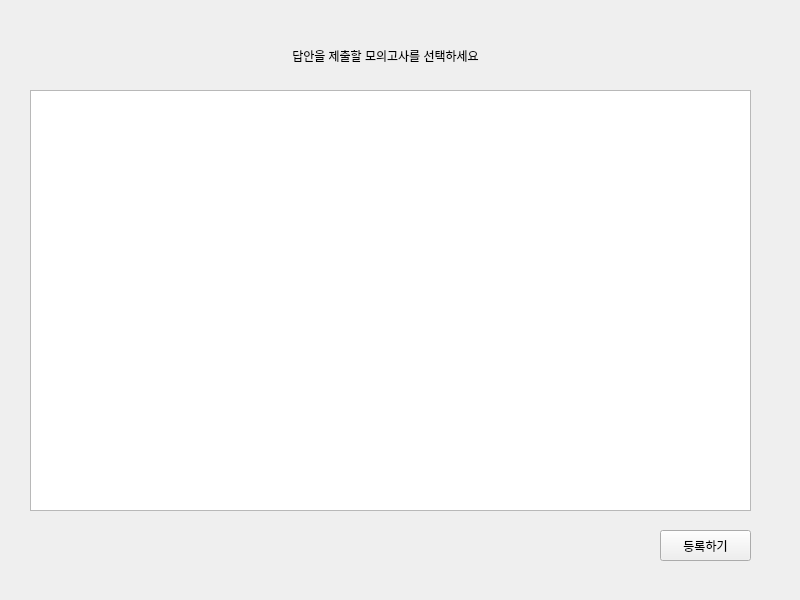
<?xml version="1.0" encoding="UTF-8"?>
<ui version="4.0">
 <class>register_students_submission</class>
 <widget class="QMainWindow" name="register_students_submission">
  <property name="geometry">
   <rect>
    <x>0</x>
    <y>0</y>
    <width>800</width>
    <height>600</height>
   </rect>
  </property>
  <property name="windowTitle">
   <string>제출 답안 등록</string>
  </property>
  <widget class="QWidget" name="centralwidget">
   <widget class="QListWidget" name="exam_list_register_students_submission">
    <property name="geometry">
     <rect>
      <x>30</x>
      <y>90</y>
      <width>721</width>
      <height>421</height>
     </rect>
    </property>
   </widget>
   <widget class="QLabel" name="label">
    <property name="geometry">
     <rect>
      <x>200</x>
      <y>40</y>
      <width>371</width>
      <height>31</height>
     </rect>
    </property>
    <property name="text">
     <string>답안을 제출할 모의고사를 선택하세요</string>
    </property>
    <property name="alignment">
     <set>Qt::AlignCenter</set>
    </property>
   </widget>
   <widget class="QPushButton" name="pushButton">
    <property name="geometry">
     <rect>
      <x>660</x>
      <y>530</y>
      <width>91</width>
      <height>31</height>
     </rect>
    </property>
    <property name="text">
     <string>등록하기</string>
    </property>
   </widget>
  </widget>
 </widget>
 <resources/>
 <connections>
  <connection>
   <sender>pushButton</sender>
   <signal>clicked()</signal>
   <receiver>register_students_submission</receiver>
   <slot>registerStudentsSubmission()</slot>
   <hints>
    <hint type="sourcelabel">
     <x>686</x>
     <y>549</y>
    </hint>
    <hint type="destinationlabel">
     <x>631</x>
     <y>553</y>
    </hint>
   </hints>
  </connection>
 </connections>
 <slots>
  <slot>registerStudentsSubmission()</slot>
 </slots>
</ui>
